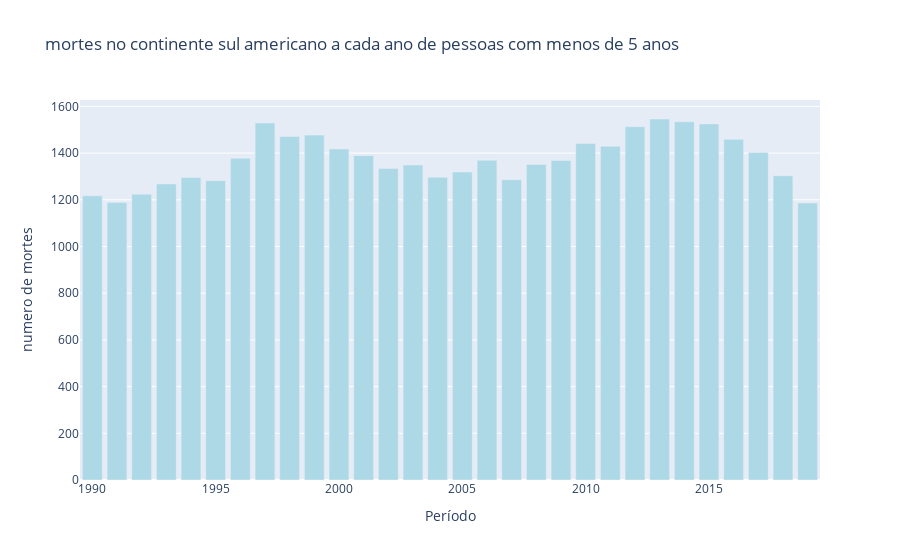

Here is the notebook cell this chart was saved with:
### Code cell
data = [go.Bar(x=south_america_df['Year'].values,
               y=soma_por_ano_south_america['Deaths - HIV/AIDS - Sex: Both - Age: Under 5 (Number)'],
               marker = {'color' : 'lightblue'} )]
               

#criando layout
configuracoes_layout = go.Layout(title='mortes no continente sul americano a cada ano de pessoas com menos de 5 anos',
                                 yaxis={'title': 'numero de mortes'},
                                 xaxis={'title': 'Período'})

#objeto figura

fig = go.Figure(data=data, layout=configuracoes_layout)

#plotando o grafico
py.iplot(fig)

### Figure 1 — Plotly figure (JSON) as saved in the notebook; plotly's stock layout.template omitted (floating-point values rounded to 4 significant figures; data arrays with more than 128 entries replaced by an {"elided": "..."} marker saying what was removed)
{"data": [{"marker": {"color": "lightblue"}, "type": "bar", "x": {"elided": "360 int values"}, "y": [1217, 1188, 1224, 1268, 1295, 1282, 1378, 1529, 1471, 1477, 1418, 1389, 1334, 1349, 1297, 1319, 1369, 1286, 1351, 1368, 1441, 1429, 1513, 1546, 1534, 1525, 1459, 1402, 1303, 1186]}], "layout": {"title": {"text": "mortes no continente sul americano a cada ano de pessoas com menos de 5 anos"}, "xaxis": {"title": {"text": "Período"}}, "yaxis": {"title": {"text": "numero de mortes"}}}}
